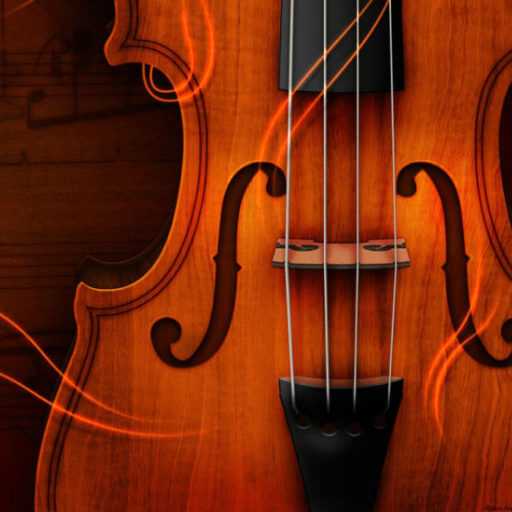
#> input picture scripts/pictures/canon_raw.jpg, 1024 x 1024 px (shown at 1/2 size)
$ python convert_album_art.py pictures/canon_raw.jpg
#> lines starting #> are read from the running program, lines starting #| are printed output that depends on the picture
#!/usr/bin/env python3
"""
Convert an album-art image into FPGA-friendly memory files.

Default output format is palette indexed:
  - album_art_index.mem: one 8-bit palette index per pixel, row-major
  - album_art_palette.mem: one RGB444 palette color per line
  - album_art_preview.png: quantized preview
  - album_art_meta.json: dimensions and Verilog parameters

Example:
  python scripts/convert_album_art.py cover.png --width 96 --height 96 --colors 64 --out-dir generated/album_art
"""

from __future__ import annotations

import argparse
import json
import math
from pathlib import Path
from typing import Iterable, Tuple

try:
    from PIL import Image
except ImportError as exc:  # pragma: no cover - user-facing dependency check
    raise SystemExit(
        "Pillow is required. Install it with `python -m pip install Pillow`, "
        "or run this script with a Python environment that already has Pillow."
    ) from exc


RGB = Tuple[int, int, int]


def parse_args() -> argparse.Namespace:
    parser = argparse.ArgumentParser(
        description="Convert album art to .mem files for VGA/FPGA ROM use."
    )
    parser.add_argument("image", type=Path, help="Input image path.")
    parser.add_argument(
        "--width",
        type=int,
        default=96,
        help="Output width in pixels. Default: 96.",
    )
    parser.add_argument(
        "--height",
        type=int,
        default=96,
        help="Output height in pixels. Default: 96.",
    )
    parser.add_argument(
        "--colors",
        type=int,
        default=64,
        help="Palette color count for indexed mode. Default: 64.",
    )
    parser.add_argument(
        "--mode",
        choices=("indexed", "rgb444"),
        default="indexed",
        help="Output mode. indexed saves indices plus palette; rgb444 saves direct RGB444 pixels.",
    )
    parser.add_argument(
        "--fit",
        choices=("cover", "contain", "stretch"),
        default="cover",
        help="Resize behavior. cover center-crops; contain letterboxes; stretch distorts.",
    )
    parser.add_argument(
        "--background",
        default="000000",
        help="RGB hex background for contain mode. Default: 000000.",
    )
    parser.add_argument(
        "--out-dir",
        type=Path,
        default=Path("generated") / "album_art",
        help="Output directory. Default: generated/album_art.",
    )
    parser.add_argument(
        "--prefix",
        default="album_art",
        help="Output filename prefix. Default: album_art.",
    )
    return parser.parse_args()


def require_range(name: str, value: int, lo: int, hi: int) -> None:
    if value < lo or value > hi:
        raise SystemExit(f"{name} must be between {lo} and {hi}; got {value}.")


def parse_rgb_hex(value: str) -> RGB:
#> in main, source is the input picture: PIL image 1024x1024 RGB; mean R, G, B 116.6, 37.3, 7.8
    text = value.strip().lstrip("#")
    if len(text) != 6:
        raise SystemExit("--background must be 6 hex digits, for example 101010.")
    try:
        return tuple(int(text[i : i + 2], 16) for i in (0, 2, 4))  # type: ignore[return-value]
    except ValueError as exc:
        raise SystemExit("--background must contain only hex digits.") from exc


def resize_image(image: Image.Image, width: int, height: int, fit: str, background: RGB) -> Image.Image:
#> called with width = 96, height = 96, fit = 'cover', background = (0, 0, 0)
    src = image.convert("RGB")
    if fit == "stretch":
        return src.resize((width, height), Image.Resampling.LANCZOS)

    src_w, src_h = src.size
#> src_w = 1024; src_h = 1024
    if fit == "cover":
        scale = max(width / src_w, height / src_h)
#> scale = 0.0938
        resized = src.resize((math.ceil(src_w * scale), math.ceil(src_h * scale)), Image.Resampling.LANCZOS)
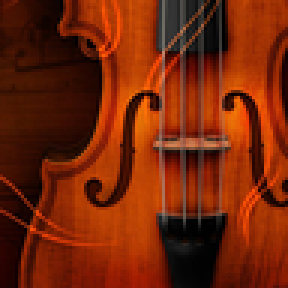
#> resized: PIL image 96x96 RGB (shown 3 times larger); mean R, G, B 116.6, 37.3, 7.9
        left = (resized.width - width) // 2
#> left = 0
        top = (resized.height - height) // 2
#> top = 0
        return resized.crop((left, top, left + width, top + height))

    scale = min(width / src_w, height / src_h)
    resized = src.resize((max(1, round(src_w * scale)), max(1, round(src_h * scale))), Image.Resampling.LANCZOS)
    canvas = Image.new("RGB", (width, height), background)
    canvas.paste(resized, ((width - resized.width) // 2, (height - resized.height) // 2))
    return canvas


def rgb888_to_rgb444(rgb: RGB) -> int:
    r, g, b = rgb
    return ((r >> 4) << 8) | ((g >> 4) << 4) | (b >> 4)


def write_lines(path: Path, lines: Iterable[str]) -> None:
    path.write_text("".join(f"{line}\n" for line in lines), encoding="ascii")


def quantize_indexed(image: Image.Image, colors: int) -> tuple[Image.Image, list[RGB], list[int]]:
#> called with colors = 64
    quantized = image.quantize(colors=colors, method=Image.Quantize.MEDIANCUT, dither=Image.Dither.FLOYDSTEINBERG)
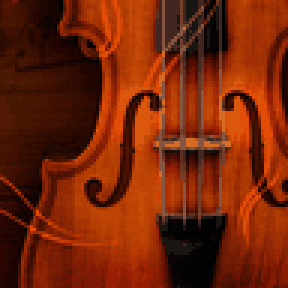
#> quantized: PIL image 96x96 P (shown 3 times larger); mean R, G, B 116.2, 36.8, 7
    palette_raw = quantized.getpalette() or []
#> palette_raw = 192 values, max 225 at index 6, min 1 at index 170, mean 51.93
    palette: list[RGB] = []
    for idx in range(colors):
        base = idx * 3
        if base + 2 < len(palette_raw):
            palette.append((palette_raw[base], palette_raw[base + 1], palette_raw[base + 2]))
        else:
            palette.append((0, 0, 0))
#> after the loop, palette = 64 items, first 6: (214, 107, 37), (219, 87, 13), (225, 77, 6), (196, 75, 8), (209, 68, 5), (192, 69, 5)
    indices = list(quantized.getdata())
#> indices = 9216 values, max 63 at index 20, min 0 at index 925, mean 30.58
    return quantized.convert("RGB"), palette, indices


def write_indexed_outputs(args: argparse.Namespace, image: Image.Image) -> dict:
    require_range("--colors", args.colors, 2, 256)
    preview, palette, indices = quantize_indexed(image, args.colors)

    index_bits = max(1, math.ceil(math.log2(args.colors)))
    index_hex_digits = max(2, math.ceil(index_bits / 4))

    index_path = args.out_dir / f"{args.prefix}_index.mem"
    palette_path = args.out_dir / f"{args.prefix}_palette.mem"
    preview_path = args.out_dir / f"{args.prefix}_preview.png"

    write_lines(index_path, (f"{value:0{index_hex_digits}X}" for value in indices))
    write_lines(palette_path, (f"{rgb888_to_rgb444(rgb):03X}" for rgb in palette))
    preview.save(preview_path)

    return {
        "mode": "indexed",
        "index_mem": str(index_path),
        "palette_mem": str(palette_path),
        "preview": str(preview_path),
        "colors": args.colors,
        "index_bits": index_bits,
        "index_hex_digits": index_hex_digits,
        "verilog": {
            "ART_WIDTH": args.width,
            "ART_HEIGHT": args.height,
            "ART_PIXELS": args.width * args.height,
            "ART_COLORS": args.colors,
            "ART_INDEX_BITS": index_bits,
        },
    }


def write_rgb444_outputs(args: argparse.Namespace, image: Image.Image) -> dict:
    pixels = [rgb888_to_rgb444(pixel) for pixel in image.getdata()]
    mem_path = args.out_dir / f"{args.prefix}_rgb444.mem"
    preview_path = args.out_dir / f"{args.prefix}_preview.png"

    write_lines(mem_path, (f"{value:03X}" for value in pixels))
    image.save(preview_path)

    return {
        "mode": "rgb444",
        "rgb444_mem": str(mem_path),
        "preview": str(preview_path),
        "verilog": {
            "ART_WIDTH": args.width,
            "ART_HEIGHT": args.height,
            "ART_PIXELS": args.width * args.height,
            "ART_RGB_BITS": 12,
        },
    }


def main() -> None:
    args = parse_args()
    require_range("--width", args.width, 1, 640)
    require_range("--height", args.height, 1, 480)

    if not args.image.is_file():
        raise SystemExit(f"Input image not found: {args.image}")

    args.out_dir.mkdir(parents=True, exist_ok=True)

    background = parse_rgb_hex(args.background)
    source = Image.open(args.image)
    converted = resize_image(source, args.width, args.height, args.fit, background)

    if args.mode == "indexed":
        meta = write_indexed_outputs(args, converted)
#> meta = 8 items
    else:
        meta = write_rgb444_outputs(args, converted)

    meta.update(
        {
            "source": str(args.image),
            "width": args.width,
            "height": args.height,
            "pixels": args.width * args.height,
            "fit": args.fit,
        }
    )

    meta_path = args.out_dir / f"{args.prefix}_meta.json"
    meta_path.write_text(json.dumps(meta, indent=2), encoding="ascii")

    print(f"Converted {args.image} -> {args.out_dir}")
    print(f"Mode: {meta['mode']}, size: {args.width}x{args.height}, pixels: {args.width * args.height}")
#| Mode: indexed, size: 96x96, pixels: 9216
    if args.mode == "indexed":
        print(f"Index MEM: {meta['index_mem']}")
#| Index MEM: generated/album_art/album_art_index.mem
        print(f"Palette MEM: {meta['palette_mem']}")
#| Palette MEM: generated/album_art/album_art_palette.mem
    else:
        print(f"RGB444 MEM: {meta['rgb444_mem']}")
    print(f"Preview: {meta['preview']}")
#| Preview: generated/album_art/album_art_preview.png
    print(f"Meta: {meta_path}")


if __name__ == "__main__":
    main()

$ run again, on scripts/pictures/aphasia_raw.png
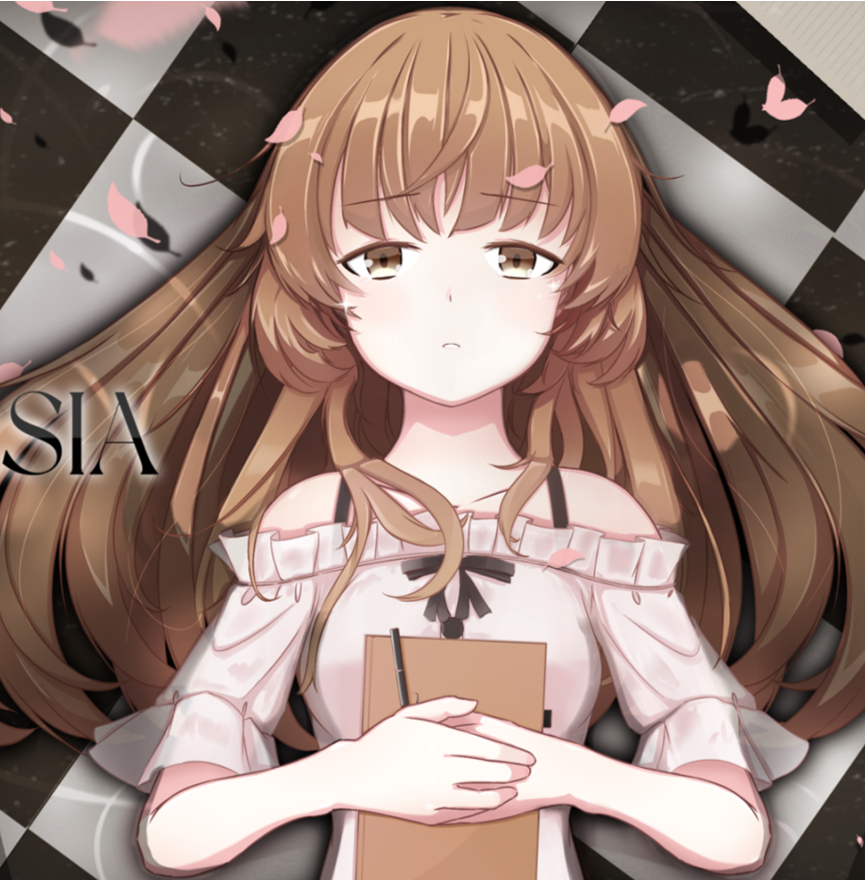
#> input picture scripts/pictures/aphasia_raw.png, 865 x 880 px
#> in main, source is the input picture: PIL image 865x880 RGBA; mean R, G, B, A 153.7, 129.6, 119.7, 255
#> in resize_image, `resized = src.resize((math.ceil(src_w * scale), math.ceil(src_h * scal..`:
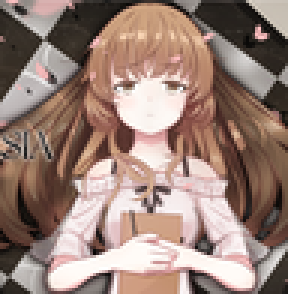
#> resized: PIL image 96x98 RGB (shown 3 times larger); mean R, G, B 153.5, 129.5, 119.6
#> in resize_image, `return resized.crop((left, top, left + width, top + height))`:
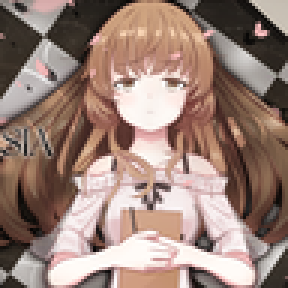
#> returned value: PIL image 96x96 RGB (shown 3 times larger); mean R, G, B 154.3, 130, 120.1
#> palette_raw = 192 values, max 255 at index 0, min 11 at index 191, mean 133.5
#> after the loop in quantize_indexed, `for idx in range(colors):`: palette = 64 items, first 6: (255, 253, 249), (254, 249, 245), (254, 246, 241), (251, 245, 242), (252, 240, 235), (247, 238, 237)
#> in quantize_indexed, `indices = list(quantized.getdata())`: indices = 9216 values, max 63 at index 41, min 0 at index 2637, mean 31.13
#> meta = 8 items
#| Mode: indexed, size: 96x96, pixels: 9216
#| Index MEM: generated/album_art/album_art_index.mem
#| Palette MEM: generated/album_art/album_art_palette.mem
#| Preview: generated/album_art/album_art_preview.png

$ run again, on scripts/pictures/aphasia_raw_black.png
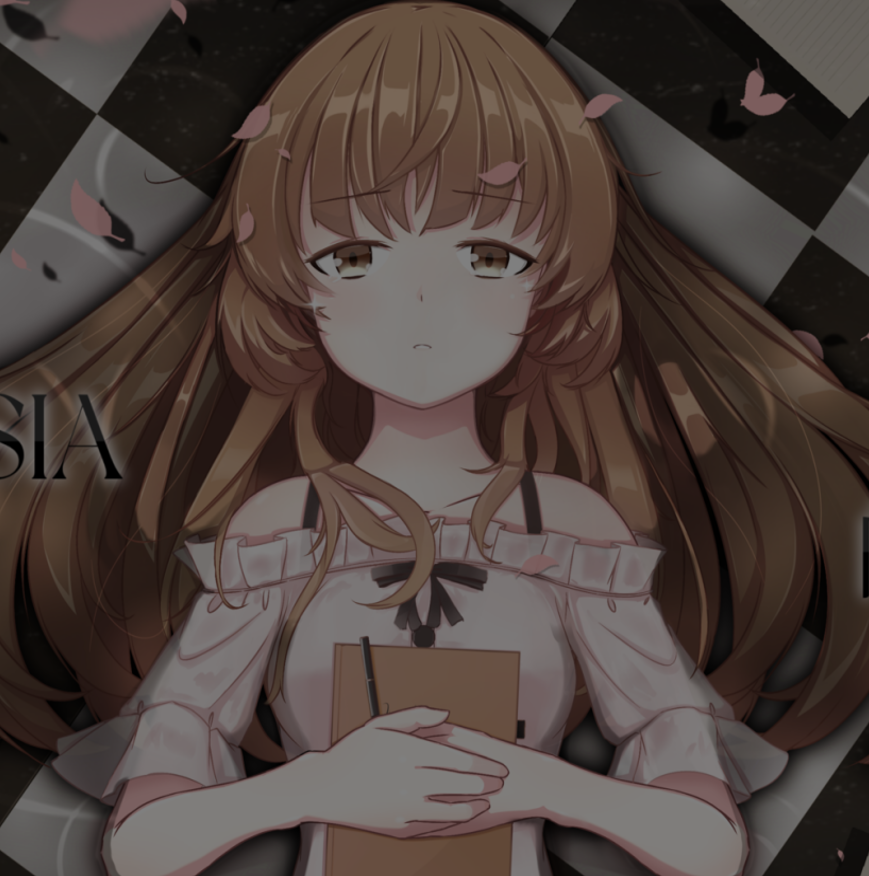
#> input picture scripts/pictures/aphasia_raw_black.png, 869 x 876 px
#> in main, source is the input picture: PIL image 869x876 RGBA; mean R, G, B, A 77.6, 65.4, 60.4, 255
#> in resize_image, `resized = src.resize((math.ceil(src_w * scale), math.ceil(src_h * scal..`:
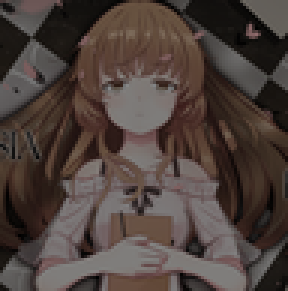
#> resized: PIL image 96x97 RGB (shown 3 times larger); mean R, G, B 77.6, 65.4, 60.4
#> in resize_image, `return resized.crop((left, top, left + width, top + height))`:
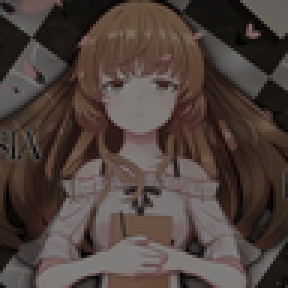
#> returned value: PIL image 96x96 RGB (shown 3 times larger); mean R, G, B 77.6, 65.4, 60.4
#> palette_raw = 192 values, max 129 at index 0, min 7 at index 191, mean 69.4
#> after the loop in quantize_indexed, `for idx in range(colors):`: palette = 64 items, first 6: (129, 128, 126), (127, 125, 123), (127, 124, 122), (127, 122, 120), (125, 122, 120), (125, 119, 117)
#> in quantize_indexed, `indices = list(quantized.getdata())`: indices = 9216 values, max 63 at index 38, min 0 at index 2440, mean 32.33
#> meta = 8 items
#| Mode: indexed, size: 96x96, pixels: 9216
#| Index MEM: generated/album_art/album_art_index.mem
#| Palette MEM: generated/album_art/album_art_palette.mem
#| Preview: generated/album_art/album_art_preview.png
